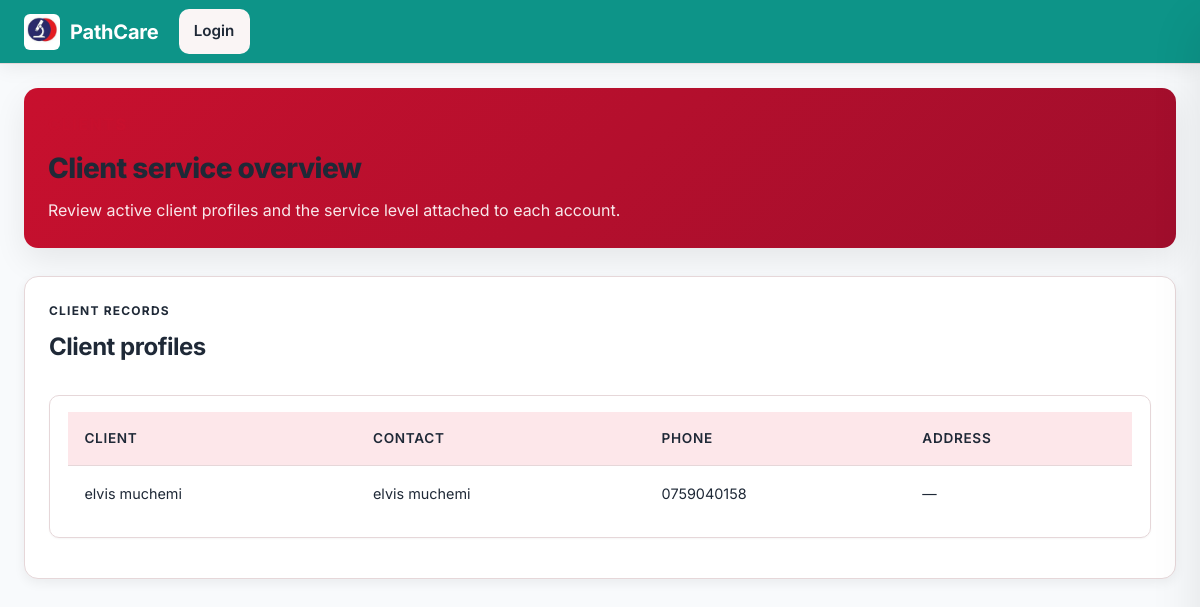
The page /client-portal/ on the database as committed earlier.
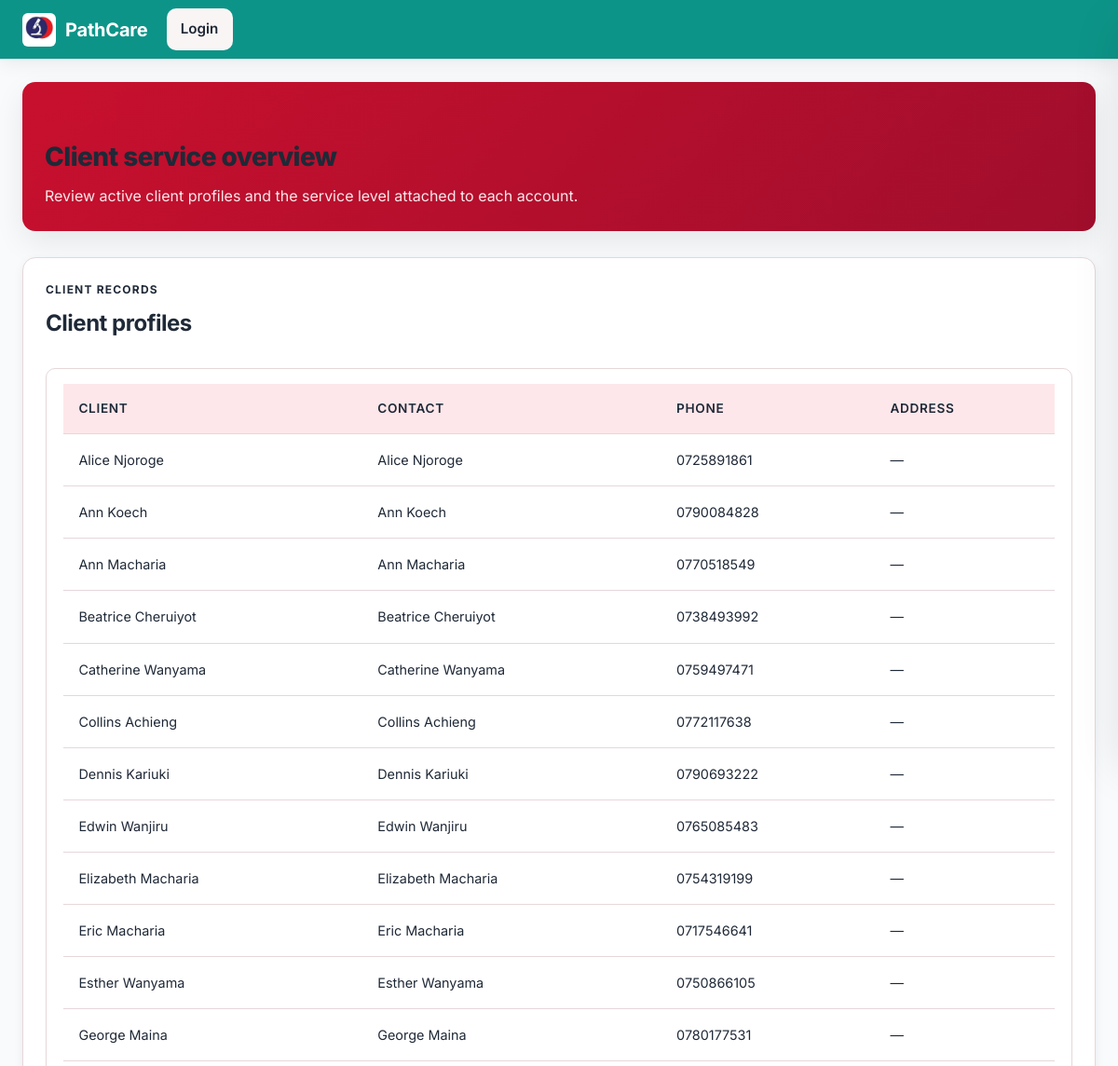
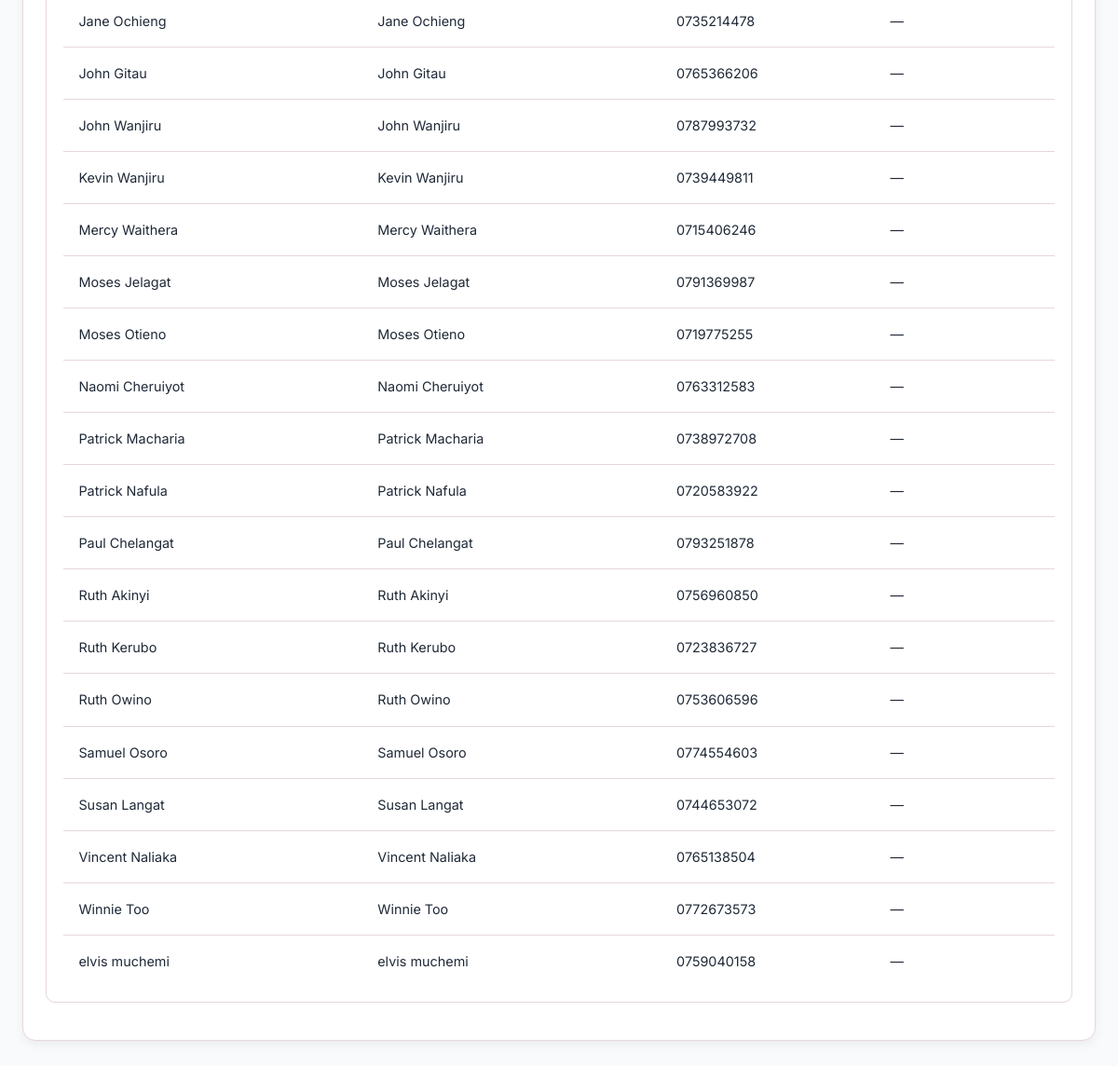
The same page on the database as committed later (2 pictures, top to bottom).
### tracking/models.py (models this page shows, shortened)
class Client(models.Model):
    id = models.UUIDField(primary_key=True, default=uuid.uuid4, editable=False)
    name = models.CharField(max_length=255)
    contact_name = models.CharField(max_length=255, blank=True)
    contact_phone = models.CharField(max_length=32)
    contact_email = models.EmailField(blank=True)
    address = models.CharField(max_length=255)
    latitude = models.FloatField(null=True, blank=True)
    longitude = models.FloatField(null=True, blank=True)
    default_facility = models.ForeignKey(
        'core.Facility',
        on_delete=models.SET_NULL,
        null=True,
        blank=True,
        related_name='clients',
        help_text="Default facility for this client's pickups"
    )
    is_active = models.BooleanField(default=True)
    created_at = models.DateTimeField(auto_now_add=True)

### clients/views.py (the view)
# urls.py: path("", client_index, name="client_index"),
def client_index(request):
    clients = Client.objects.filter(is_active=True).order_by("name")
    return render(request, "clients/index.html", {"clients": clients, "profiles": clients})

### tracking/context_processors.py (called while the page is built, shortened)
def notifications(request):
    if not request.user.is_authenticated:
        return {}

### clients/templates/clients/index.html (shortened to what this page needs)
{% extends "tracking/base.html" %}
{% block content %}
<div class="hero-card">
  <div>
    <p class="eyebrow">Clients</p>
    <h1>Client service overview</h1>
    <p>Review active client profiles and the service level attached to each account.</p>
  </div>
</div>
<section class="panel">
  <div class="panel-header">
    <div>
      <p class="eyebrow">Client records</p>
      <h2>Client profiles</h2>
    </div>
  </div>
  {% if clients %}
    <div class="table-card">
      <table>
        <thead><tr><th>Client</th><th>Contact</th><th>Phone</th><th>Address</th></tr></thead>
        <tbody>
          {% for client in clients %}
            <tr><td>{{ client.name }}</td><td>{{ client.contact_name|default:"—" }}</td><td>{{ client.contact_phone|default:"—" }}</td><td>{{ client.address|default:"—" }}</td></tr>
          {% endfor %}
        </tbody>
      </table>
    </div>
  {% else %}
    <p class="empty-state">No client profiles have been created yet.</p>
  {% endif %}
</section>
{% endblock %}

Rows that differ between the two databases and show on the page:
added Client: name "Alice Njoroge", contact_name "Alice Njoroge", contact_phone "0725891861", address "—"
added Client: name "Ann Koech", contact_name "Ann Koech", contact_phone "0790084828", address "—"
added Client: name "Ann Macharia", contact_name "Ann Macharia", contact_phone "0770518549", address "—"
added Client: name "Beatrice Cheruiyot", contact_name "Beatrice Cheruiyot", contact_phone "0738493992", address "—"
added Client: name "Catherine Wanyama", contact_name "Catherine Wanyama", contact_phone "0759497471", address "—"
added Client: name "Collins Achieng", contact_name "Collins Achieng", contact_phone "0772117638", address "—"
added Client: name "Dennis Kariuki", contact_name "Dennis Kariuki", contact_phone "0790693222", address "—"
added Client: name "Edwin Wanjiru", contact_name "Edwin Wanjiru", contact_phone "0765085483", address "—"
added Client: name "Elizabeth Macharia", contact_name "Elizabeth Macharia", contact_phone "0754319199", address "—"
added Client: name "Eric Macharia", contact_name "Eric Macharia", contact_phone "0717546641", address "—"
added Client: name "Esther Wanyama", contact_name "Esther Wanyama", contact_phone "0750866105", address "—"
added Client: name "George Maina", contact_name "George Maina", contact_phone "0780177531", address "—"
added Client: name "Jane Ochieng", contact_name "Jane Ochieng", contact_phone "0735214478", address "—"
added Client: name "John Gitau", contact_name "John Gitau", contact_phone "0765366206", address "—"
added Client: name "John Wanjiru", contact_name "John Wanjiru", contact_phone "0787993732", address "—"
added Client: name "Kevin Wanjiru", contact_name "Kevin Wanjiru", contact_phone "0739449811", address "—"
added Client: name "Mercy Waithera", contact_name "Mercy Waithera", contact_phone "0715406246", address "—"
added Client: name "Moses Jelagat", contact_name "Moses Jelagat", contact_phone "0791369987", address "—"
added Client: name "Moses Otieno", contact_name "Moses Otieno", contact_phone "0719775255", address "—"
added Client: name "Naomi Cheruiyot", contact_name "Naomi Cheruiyot", contact_phone "0763312583", address "—"
added Client: name "Patrick Macharia", contact_name "Patrick Macharia", contact_phone "0738972708", address "—"
added Client: name "Patrick Nafula", contact_name "Patrick Nafula", contact_phone "0720583922", address "—"
added Client: name "Paul Chelangat", contact_name "Paul Chelangat", contact_phone "0793251878", address "—"
added Client: name "Ruth Akinyi", contact_name "Ruth Akinyi", contact_phone "0756960850", address "—"
added Client: name "Ruth Kerubo", contact_name "Ruth Kerubo", contact_phone "0723836727", address "—"
added Client: name "Ruth Owino", contact_name "Ruth Owino", contact_phone "0753606596", address "—"
added Client: name "Samuel Osoro", contact_name "Samuel Osoro", contact_phone "0774554603", address "—"
added Client: name "Susan Langat", contact_name "Susan Langat", contact_phone "0744653072", address "—"
added Client: name "Vincent Naliaka", contact_name "Vincent Naliaka", contact_phone "0765138504", address "—"
added Client: name "Winnie Too", contact_name "Winnie Too", contact_phone "0772673573", address "—"
